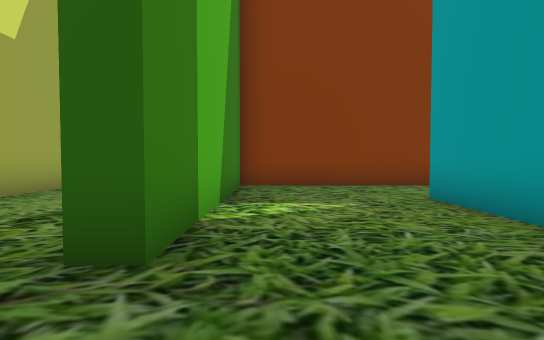
[1] (above)

13 first-person views from a walk through a Unity game level. The camera is 1.3 m above the floor, tilts 2° down and sees 80° across. The floor is counted in squares, 2 m on a side. Each view is taken from the middle of a square. On the plan, view 1 faces up. The plan holds only what a view shows up to about 10 squares ahead; the rest is blank. The place goes on beyond the plan.

[2]
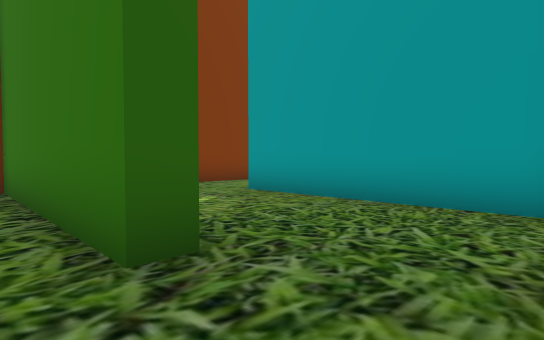

[3]
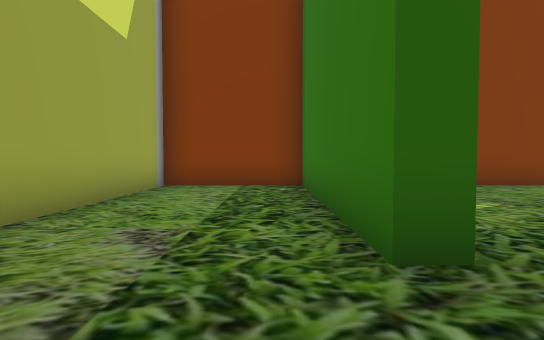

[4]
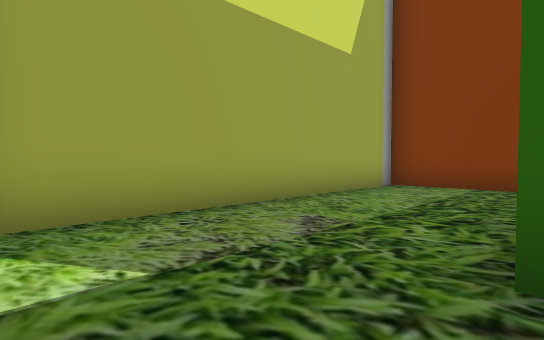

[5]
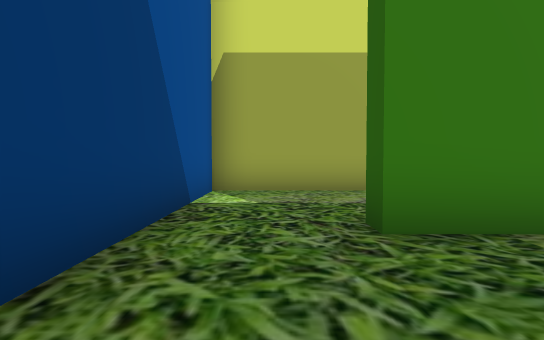

[6]
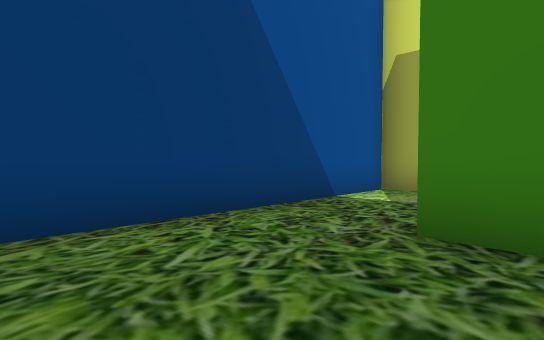

[7]
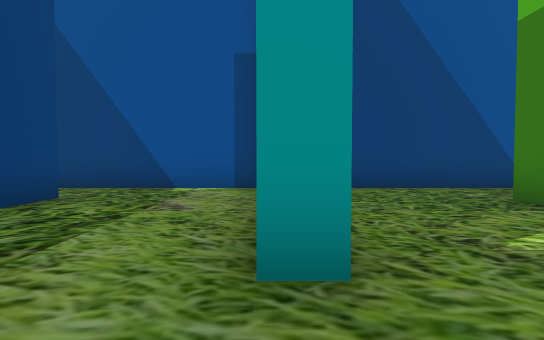

[8]
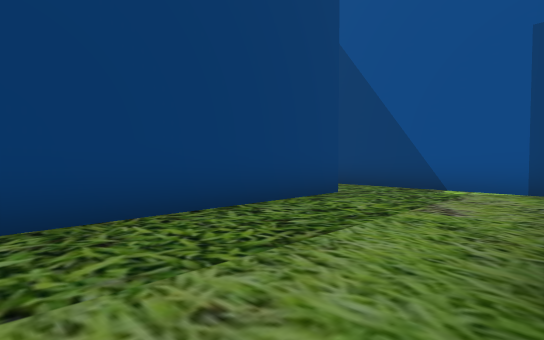

[9]
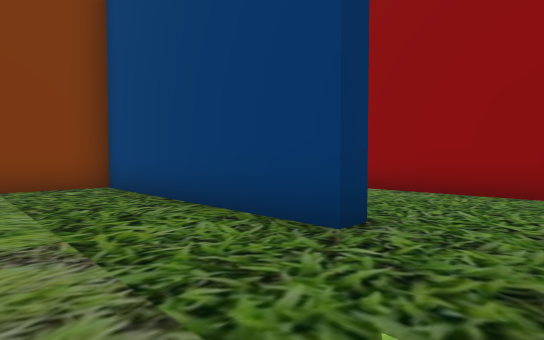

[10]
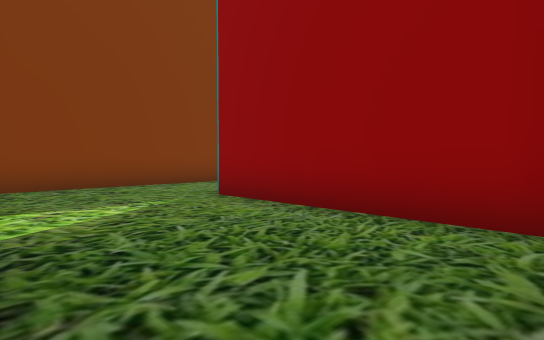

[11]
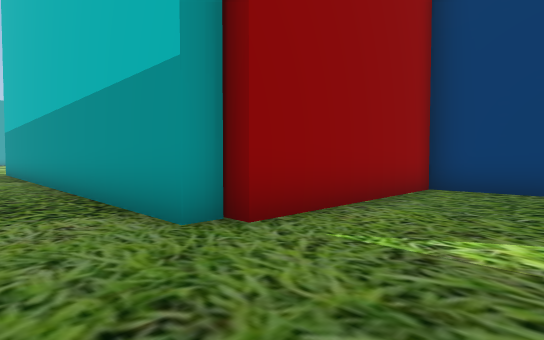

[12]
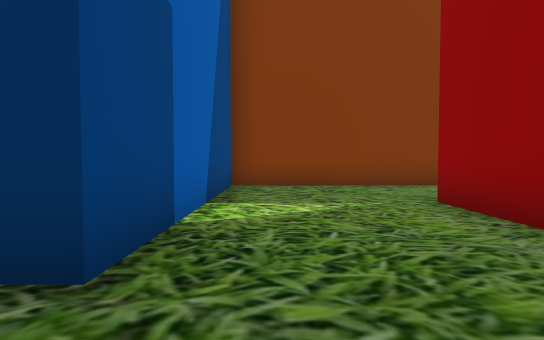

[13]
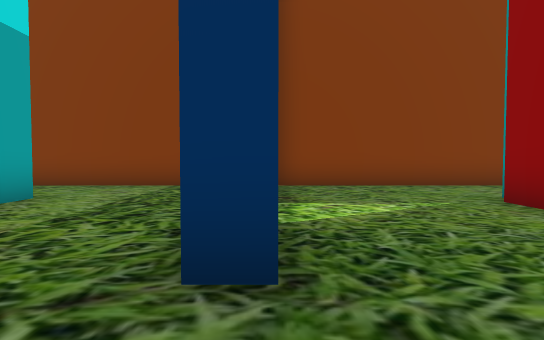

### Floor plan
Ten units are one square. View 1 is at (0, 0); x grows to the right and y downward. Boxes are objects, and circles mark ways between rooms. Rooms are numbered by the first view taken in them; rooms with no view inside come last. Other rooms are left out.
<svg viewBox="-51 -83 191 90">
<path fill="none" stroke="#000" d="M26 -4 26 -53 31 -53M-4 2 18 2M36 -78 -8 -78 -8 -19M-8 -19 -13 -19 -13 -78 -46 -78 -46 2 -4 2M70 -16 65 -16 65 -78 36 -78M31 -53 31 -46M32 2 76 2M126 -78 70 -78 70 -16M76 2 105 2 105 -48 108 -48 108 -53 135 -53"/>
<circle cx="-10" cy="-5" r="3" fill="#2a7"/>
<circle cx="30" cy="-65" r="3" fill="#2a7"/>
<circle cx="70" cy="-5" r="3" fill="#2a7"/>
<text x="10" y="-40">1</text>
<text x="-30" y="-30">2</text>
<text x="50" y="-30">3</text>
<text x="100" y="-40">4</text>
</svg>
Room 1 opens to room 2. Room 1 opens to room 3. Room 3 opens to room 4.

Where each view was taken, in squares from view 1:
view 1: 0 up, 0 right, facing up
view 2: 0 up, 2 left, facing up-right
view 3: 0 up, 2 left, facing up
view 4: 0 up, 1 left, facing up-left
view 5: 1 up, 2 right, facing left
view 6: 3 up, 2 right, facing down-left
view 7: 7 up, 3 right, facing down
view 8: 7 up, 3 right, facing down-right
view 9: 0 up, 4 right, facing up-right
view 10: 0 up, 7 right, facing up-right
view 11: 7 up, 8 right, facing down-right
view 12: 0 up, 8 right, facing up
view 13: 0 up, 7 right, facing up
